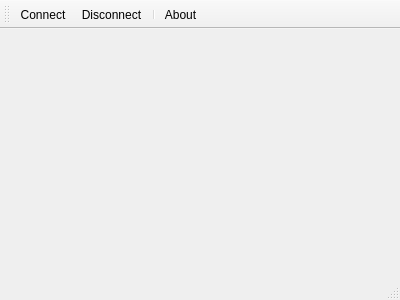
<?xml version="1.0" encoding="UTF-8"?>
<ui version="4.0">
 <class>MainWindow</class>
 <widget class="QMainWindow" name="MainWindow">
  <property name="geometry">
   <rect>
    <x>0</x>
    <y>0</y>
    <width>400</width>
    <height>300</height>
   </rect>
  </property>
  <property name="windowTitle">
   <string>MainWindow</string>
  </property>
  <widget class="QWidget" name="centralWidget"/>
  <widget class="QMenuBar" name="menuBar">
   <property name="geometry">
    <rect>
     <x>0</x>
     <y>0</y>
     <width>400</width>
     <height>20</height>
    </rect>
   </property>
  </widget>
  <widget class="QToolBar" name="mainToolBar">
   <attribute name="toolBarArea">
    <enum>TopToolBarArea</enum>
   </attribute>
   <attribute name="toolBarBreak">
    <bool>false</bool>
   </attribute>
   <addaction name="actionFileConnect"/>
   <addaction name="actionFileDisconnect"/>
   <addaction name="separator"/>
   <addaction name="actionHelpAbout"/>
  </widget>
  <widget class="QStatusBar" name="statusBar"/>
  <action name="actionFileConnect">
   <property name="icon">
    <iconset resource="resources.qrc">
     <normaloff>:/res/buttons24/connect.png</normaloff>:/res/buttons24/connect.png</iconset>
   </property>
   <property name="text">
    <string>Connect</string>
   </property>
  </action>
  <action name="actionFileDisconnect">
   <property name="icon">
    <iconset resource="resources.qrc">
     <normaloff>:/res/buttons24/disconnect.png</normaloff>:/res/buttons24/disconnect.png</iconset>
   </property>
   <property name="text">
    <string>Disconnect</string>
   </property>
  </action>
  <action name="actionHelpAbout">
   <property name="icon">
    <iconset resource="resources.qrc">
     <normaloff>:/res/buttons24/info.png</normaloff>:/res/buttons24/info.png</iconset>
   </property>
   <property name="text">
    <string>About...</string>
   </property>
  </action>
 </widget>
 <layoutdefault spacing="6" margin="11"/>
 <resources>
  <include location="resources.qrc"/>
 </resources>
 <connections/>
</ui>
